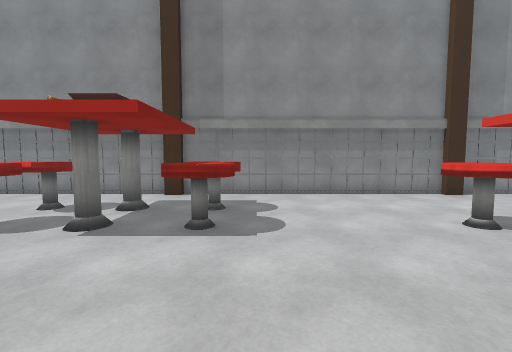
view 1 (above)

16 first-person views from a walk through a Unity game level. The camera is 1.4 m above the floor, tilts 4° down and sees 90° across. The floor is counted in squares, 1 m on a side. Each view is taken from the middle of a square. On the plan, view 1 faces up. The plan holds only what a view shows up to about 13 squares ahead; the rest is blank. The place goes on beyond the plan. Surface patterns are stand-ins for the level's own textures.

view 2
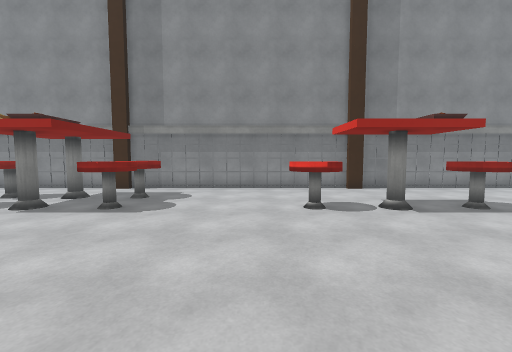

view 3
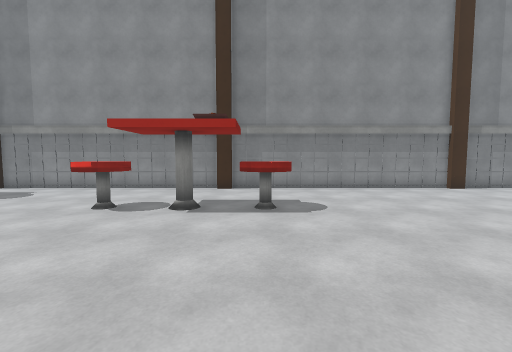

view 4
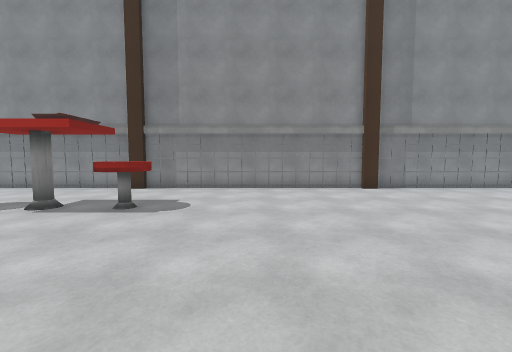

view 5
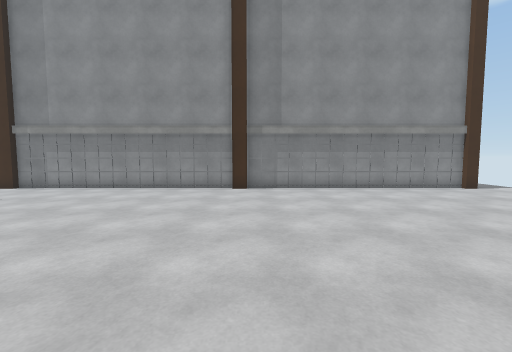

view 6
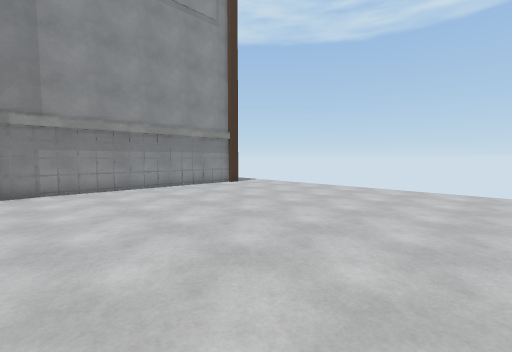

view 7
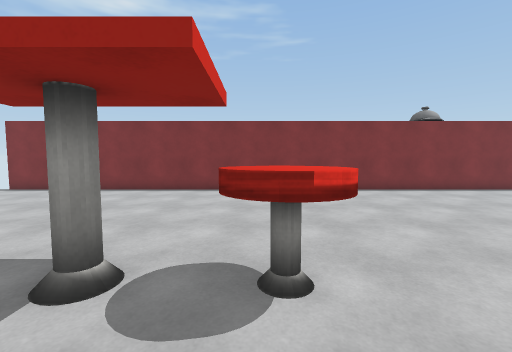

view 8
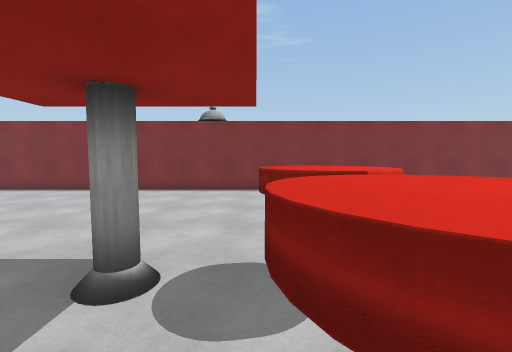

view 9
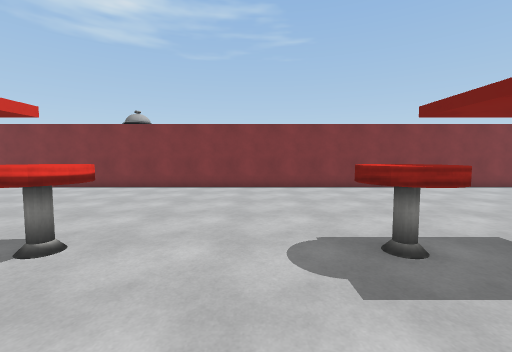

view 10
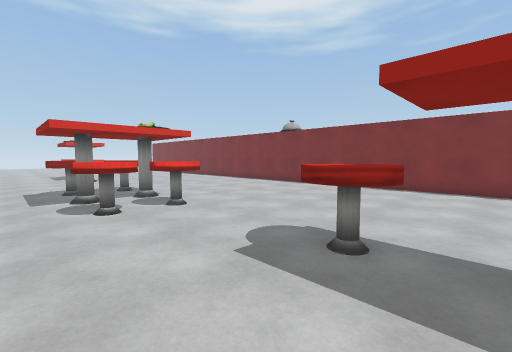

view 11
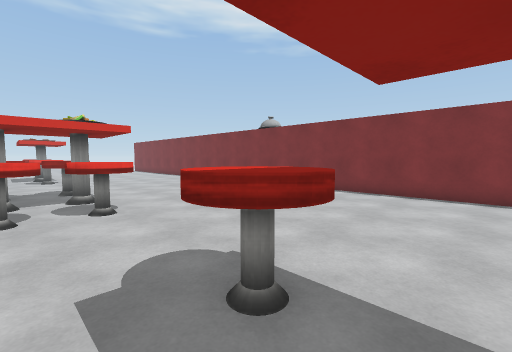

view 12
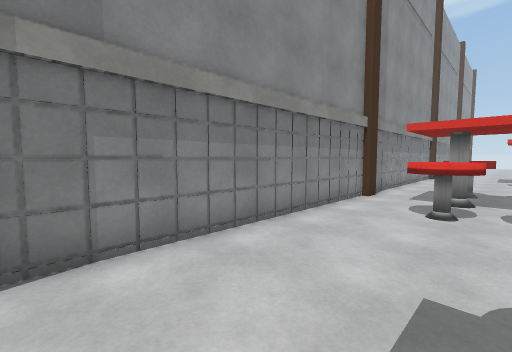

view 13
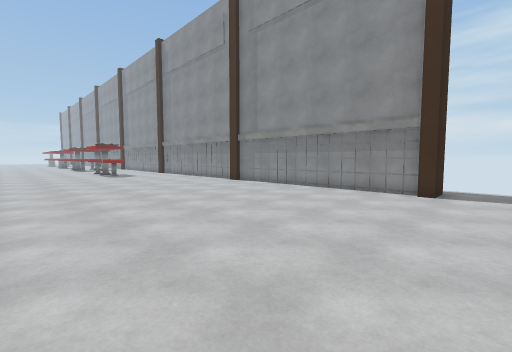

view 14
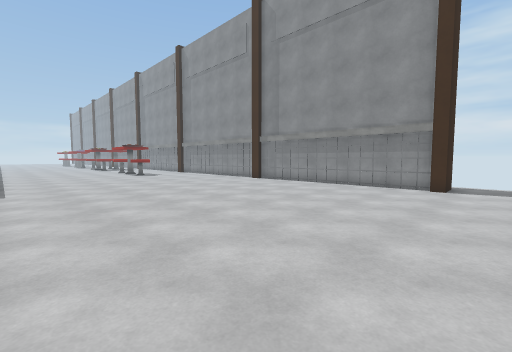

view 15
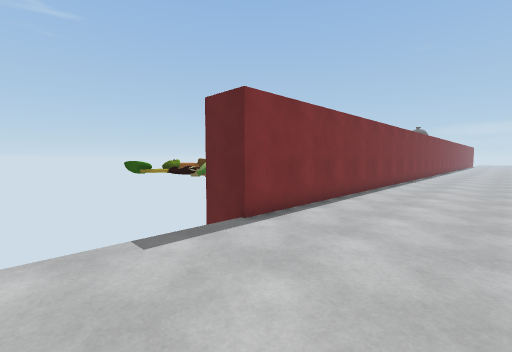

view 16
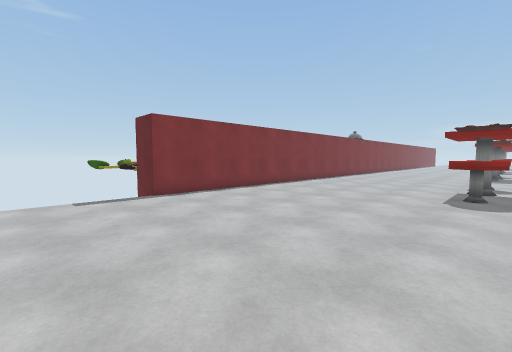

### Floor plan
Key: @ floor where view 1 was taken; # wall or solid block; x gap in a wall; . floor; ^ raised ledge; O other object.
Columns run from 13 left of view 1 to 31 right of it. Each row starts with its distance up from view 1.
 12                                           ...
 11                                           #..
 10 ###########################################..
  9 .............................................
  8 .......^....^................................
  7 .......^^##^^................................
  6 ..^....^#  #^....#^...^#.....................
  5  ^^....^^OO^^....^^.#x^^.....................
  4 .............................................
  3 .............................................
  2 .............................................
  1 .............................................
  0 .............@...............................
 -1 .............................................
 -2 .............................................
 -3 ##############################............. .
 -4                              #

Where each view was taken, in squares from view 1:
view 1: 0 up, 0 right, facing up
view 2: 2 down, 3 right, facing up
view 3: 2 down, 9 right, facing up
view 4: 2 down, 13 right, facing up
view 5: 2 down, 19 right, facing up
view 6: 2 down, 19 right, facing up-right
view 7: 8 up, 5 right, facing down
view 8: 8 up, 5 left, facing down
view 9: 9 up, 9 left, facing down
view 10: 9 up, 13 left, facing down-right
view 11: 7 up, 13 left, facing down-right
view 12: 6 up, 13 left, facing up-right
view 13: 1 down, 31 right, facing up-left
view 14: 3 down, 31 right, facing up-left
view 15: 1 up, 20 right, facing down-left
view 16: 6 up, 20 right, facing down-left
